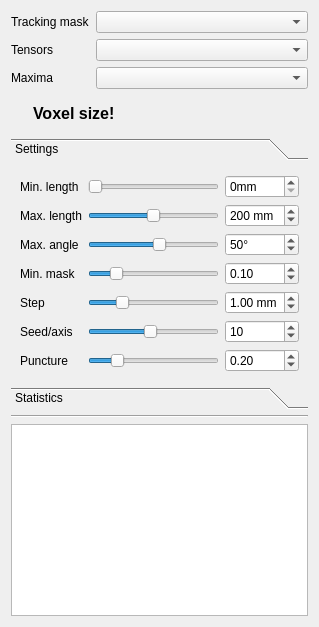
<?xml version="1.0" encoding="UTF-8"?>
<ui version="4.0">
 <class>BrainRTTViewControls</class>
 <widget class="QWidget" name="BrainRTTViewControls">
  <property name="geometry">
   <rect>
    <x>0</x>
    <y>0</y>
    <width>319</width>
    <height>627</height>
   </rect>
  </property>
  <property name="windowTitle">
   <string>QmitkTemplate</string>
  </property>
  <layout class="QVBoxLayout" name="verticalLayout">
   <item>
    <layout class="QGridLayout" name="gridLayout">
     <item row="1" column="1">
      <widget class="QmitkDataStorageComboBox" name="cboTensorsImage"/>
     </item>
     <item row="2" column="0">
      <widget class="QLabel" name="lblMaxima">
       <property name="text">
        <string>Maxima</string>
       </property>
      </widget>
     </item>
     <item row="1" column="0">
      <widget class="QLabel" name="lblTensors">
       <property name="text">
        <string>Tensors</string>
       </property>
      </widget>
     </item>
     <item row="2" column="1">
      <widget class="QmitkDataStorageComboBox" name="cboMaximaImage">
       <property name="sizePolicy">
        <sizepolicy hsizetype="MinimumExpanding" vsizetype="Fixed">
         <horstretch>0</horstretch>
         <verstretch>0</verstretch>
        </sizepolicy>
       </property>
      </widget>
     </item>
     <item row="0" column="0">
      <widget class="QLabel" name="label">
       <property name="text">
        <string>Tracking mask</string>
       </property>
      </widget>
     </item>
     <item row="0" column="1">
      <widget class="QmitkDataStorageComboBox" name="cboTrackingMaskImage"/>
     </item>
    </layout>
   </item>
   <item>
    <widget class="QWidget" name="wdgPeaksWarning" native="true">
     <property name="toolTip">
      <string>Maxima and tracking mask may or may not visually fit together, but their voxel size are different.&lt;br /&gt;&lt;b&gt;If you remove all affine transformations in the scene, RTT will not work properly.&lt;/b&gt;</string>
     </property>
     <property name="styleSheet">
      <string notr="true">QToolTip { font-size: 200%; }</string>
     </property>
     <layout class="QHBoxLayout" name="horizontalLayout">
      <item>
       <widget class="QLabel" name="label_3">
        <property name="text">
         <string/>
        </property>
        <property name="pixmap">
         <pixmap resource="../../resources/RTT.qrc">:/org.imeka.mibrain.rtt.view/Warning.png</pixmap>
        </property>
       </widget>
      </item>
      <item>
       <widget class="QLabel" name="label_2">
        <property name="sizePolicy">
         <sizepolicy hsizetype="Expanding" vsizetype="Preferred">
          <horstretch>0</horstretch>
          <verstretch>0</verstretch>
         </sizepolicy>
        </property>
        <property name="font">
         <font>
          <pointsize>12</pointsize>
          <weight>75</weight>
          <bold>true</bold>
         </font>
        </property>
        <property name="text">
         <string>Voxel size!</string>
        </property>
       </widget>
      </item>
     </layout>
    </widget>
   </item>
   <item>
    <widget class="QToolBox" name="toolBox">
     <property name="sizePolicy">
      <sizepolicy hsizetype="Preferred" vsizetype="Preferred">
       <horstretch>0</horstretch>
       <verstretch>0</verstretch>
      </sizepolicy>
     </property>
     <property name="currentIndex">
      <number>0</number>
     </property>
     <widget class="QWidget" name="pgSettings">
      <property name="geometry">
       <rect>
        <x>0</x>
        <y>0</y>
        <width>301</width>
        <height>210</height>
       </rect>
      </property>
      <property name="sizePolicy">
       <sizepolicy hsizetype="Preferred" vsizetype="Preferred">
        <horstretch>0</horstretch>
        <verstretch>0</verstretch>
       </sizepolicy>
      </property>
      <attribute name="label">
       <string>Settings</string>
      </attribute>
      <layout class="QVBoxLayout" name="verticalLayout_2">
       <item>
        <layout class="QGridLayout" name="gridLayout_3">
         <item row="2" column="0">
          <widget class="QLabel" name="label_6">
           <property name="text">
            <string>Max. length</string>
           </property>
          </widget>
         </item>
         <item row="1" column="0">
          <widget class="QLabel" name="label_5">
           <property name="text">
            <string>Min. length</string>
           </property>
          </widget>
         </item>
         <item row="2" column="2">
          <widget class="QSpinBox" name="spnMaxFiberLength">
           <property name="suffix">
            <string> mm</string>
           </property>
           <property name="minimum">
            <number>0</number>
           </property>
           <property name="maximum">
            <number>400</number>
           </property>
           <property name="singleStep">
            <number>4</number>
           </property>
           <property name="value">
            <number>200</number>
           </property>
          </widget>
         </item>
         <item row="2" column="1">
          <widget class="QSlider" name="sldMaxFiberLength">
           <property name="maximum">
            <number>400</number>
           </property>
           <property name="singleStep">
            <number>4</number>
           </property>
           <property name="pageStep">
            <number>40</number>
           </property>
           <property name="value">
            <number>200</number>
           </property>
           <property name="orientation">
            <enum>Qt::Horizontal</enum>
           </property>
          </widget>
         </item>
         <item row="6" column="0">
          <widget class="QLabel" name="lblSeedsPerAxis">
           <property name="text">
            <string>Seed/axis</string>
           </property>
          </widget>
         </item>
         <item row="5" column="1">
          <widget class="QSlider" name="sldStepLength">
           <property name="minimum">
            <number>1</number>
           </property>
           <property name="maximum">
            <number>40</number>
           </property>
           <property name="value">
            <number>10</number>
           </property>
           <property name="orientation">
            <enum>Qt::Horizontal</enum>
           </property>
          </widget>
         </item>
         <item row="3" column="0">
          <widget class="QLabel" name="lblCurvatureThreshold">
           <property name="text">
            <string>Max. angle</string>
           </property>
          </widget>
         </item>
         <item row="3" column="1">
          <widget class="QSlider" name="sldCurvatureThreshold">
           <property name="minimum">
            <number>1</number>
           </property>
           <property name="maximum">
            <number>90</number>
           </property>
           <property name="pageStep">
            <number>9</number>
           </property>
           <property name="value">
            <number>50</number>
           </property>
           <property name="orientation">
            <enum>Qt::Horizontal</enum>
           </property>
          </widget>
         </item>
         <item row="1" column="2">
          <widget class="QSpinBox" name="spnMinFiberLength">
           <property name="suffix">
            <string>mm</string>
           </property>
           <property name="maximum">
            <number>400</number>
           </property>
           <property name="singleStep">
            <number>4</number>
           </property>
          </widget>
         </item>
         <item row="4" column="2">
          <widget class="QDoubleSpinBox" name="spnMinTrackingMask">
           <property name="minimum">
            <double>0.010000000000000</double>
           </property>
           <property name="maximum">
            <double>0.500000000000000</double>
           </property>
           <property name="singleStep">
            <double>0.010000000000000</double>
           </property>
           <property name="value">
            <double>0.100000000000000</double>
           </property>
          </widget>
         </item>
         <item row="7" column="2">
          <widget class="QDoubleSpinBox" name="spnPuncture">
           <property name="minimum">
            <double>0.010000000000000</double>
           </property>
           <property name="maximum">
            <double>0.990000000000000</double>
           </property>
           <property name="singleStep">
            <double>0.010000000000000</double>
           </property>
           <property name="value">
            <double>0.200000000000000</double>
           </property>
          </widget>
         </item>
         <item row="3" column="2">
          <widget class="QSpinBox" name="spnCurvatureThreshold">
           <property name="suffix">
            <string>°</string>
           </property>
           <property name="minimum">
            <number>1</number>
           </property>
           <property name="maximum">
            <number>90</number>
           </property>
           <property name="value">
            <number>50</number>
           </property>
          </widget>
         </item>
         <item row="1" column="1">
          <widget class="QSlider" name="sldMinFiberLength">
           <property name="maximum">
            <number>400</number>
           </property>
           <property name="singleStep">
            <number>4</number>
           </property>
           <property name="pageStep">
            <number>40</number>
           </property>
           <property name="value">
            <number>0</number>
           </property>
           <property name="orientation">
            <enum>Qt::Horizontal</enum>
           </property>
          </widget>
         </item>
         <item row="7" column="0">
          <widget class="QLabel" name="lblPuncture">
           <property name="text">
            <string>Puncture</string>
           </property>
          </widget>
         </item>
         <item row="7" column="1">
          <widget class="QSlider" name="sldPuncture">
           <property name="minimum">
            <number>1</number>
           </property>
           <property name="pageStep">
            <number>9</number>
           </property>
           <property name="value">
            <number>20</number>
           </property>
           <property name="orientation">
            <enum>Qt::Horizontal</enum>
           </property>
          </widget>
         </item>
         <item row="6" column="2">
          <widget class="QSpinBox" name="spnSeedsPerAxis">
           <property name="minimum">
            <number>1</number>
           </property>
           <property name="maximum">
            <number>20</number>
           </property>
           <property name="value">
            <number>10</number>
           </property>
          </widget>
         </item>
         <item row="4" column="1">
          <widget class="QSlider" name="sldMinTrackingMask">
           <property name="minimum">
            <number>1</number>
           </property>
           <property name="maximum">
            <number>50</number>
           </property>
           <property name="pageStep">
            <number>4</number>
           </property>
           <property name="value">
            <number>10</number>
           </property>
           <property name="orientation">
            <enum>Qt::Horizontal</enum>
           </property>
          </widget>
         </item>
         <item row="6" column="1">
          <widget class="QSlider" name="sldSeedsPerAxis">
           <property name="minimum">
            <number>1</number>
           </property>
           <property name="maximum">
            <number>20</number>
           </property>
           <property name="pageStep">
            <number>1</number>
           </property>
           <property name="value">
            <number>10</number>
           </property>
           <property name="orientation">
            <enum>Qt::Horizontal</enum>
           </property>
          </widget>
         </item>
         <item row="5" column="2">
          <widget class="QDoubleSpinBox" name="spnStepLength">
           <property name="suffix">
            <string> mm</string>
           </property>
           <property name="decimals">
            <number>2</number>
           </property>
           <property name="minimum">
            <double>0.010000000000000</double>
           </property>
           <property name="maximum">
            <double>2.000000000000000</double>
           </property>
           <property name="singleStep">
            <double>0.050000000000000</double>
           </property>
           <property name="value">
            <double>1.000000000000000</double>
           </property>
          </widget>
         </item>
         <item row="4" column="0">
          <widget class="QLabel" name="lblMinTrackingMask">
           <property name="text">
            <string>Min. mask</string>
           </property>
          </widget>
         </item>
         <item row="5" column="0">
          <widget class="QLabel" name="lblStepLength">
           <property name="text">
            <string>Step</string>
           </property>
          </widget>
         </item>
        </layout>
       </item>
      </layout>
     </widget>
     <widget class="QWidget" name="pgStatistics">
      <property name="geometry">
       <rect>
        <x>0</x>
        <y>0</y>
        <width>301</width>
        <height>229</height>
       </rect>
      </property>
      <property name="sizePolicy">
       <sizepolicy hsizetype="Preferred" vsizetype="Preferred">
        <horstretch>0</horstretch>
        <verstretch>0</verstretch>
       </sizepolicy>
      </property>
      <attribute name="label">
       <string>Statistics</string>
      </attribute>
      <layout class="QVBoxLayout" name="verticalLayout_3">
       <item>
        <widget class="QPlainTextEdit" name="txtFibersStats">
         <property name="sizePolicy">
          <sizepolicy hsizetype="Expanding" vsizetype="Expanding">
           <horstretch>0</horstretch>
           <verstretch>0</verstretch>
          </sizepolicy>
         </property>
        </widget>
       </item>
       <item>
        <widget class="QPushButton" name="exportFibersStatsToCSV">
         <property name="sizePolicy">
          <sizepolicy hsizetype="Maximum" vsizetype="Fixed">
           <horstretch>0</horstretch>
           <verstretch>0</verstretch>
          </sizepolicy>
         </property>
         <property name="text">
          <string>Export</string>
         </property>
        </widget>
       </item>
      </layout>
     </widget>
    </widget>
   </item>
   <item>
    <widget class="Line" name="line">
     <property name="orientation">
      <enum>Qt::Horizontal</enum>
     </property>
    </widget>
   </item>
   <item>
    <widget class="QTableView" name="tvBinaryMasks">
     <property name="selectionMode">
      <enum>QAbstractItemView::ExtendedSelection</enum>
     </property>
    </widget>
   </item>
  </layout>
 </widget>
 <customwidgets>
  <customwidget>
   <class>QmitkDataStorageComboBox</class>
   <extends>QComboBox</extends>
   <header location="global">QmitkDataStorageComboBox.h</header>
  </customwidget>
 </customwidgets>
 <resources>
  <include location="../../resources/RTT.qrc"/>
 </resources>
 <connections/>
</ui>
